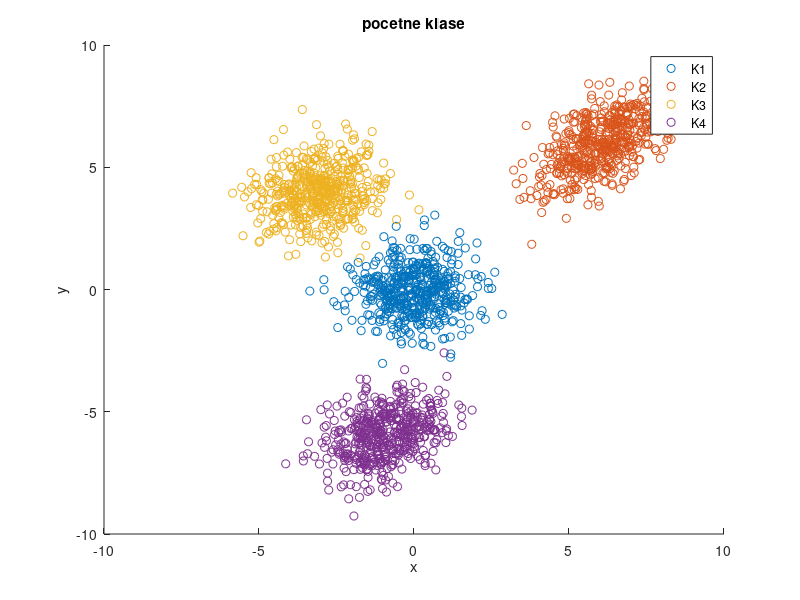

Write the MATLAB code that produced this figure. (Note: this script raises an error after producing the figure.)
clear;
close all;
clc;

%% generisanje klasa

N = 500;

M1 = [0; 0];
S1 = [1, 0; 0, 1];
M2 = [6; 6];
S2 = [1.2, 0.7; 0.7, 1.2];
M3 = [-3; 4];
S3 = [1, 0.2; 0.2, 1];
M4 = [-1; -6];
S4 = [1, 0.3; 0.3, 1];

X1 = mvnrnd(M1, S1, N)';
X2 = mvnrnd(M2, S2, N)';
X3 = mvnrnd(M3, S3, N)';
X4 = mvnrnd(M4, S4, N)';

figure();
hold all;
scatter(X1(1, :), X1(2, :));
scatter(X2(1, :), X2(2, :));
scatter(X3(1, :), X3(2, :));
scatter(X4(1, :), X4(2, :));
legend("K1", "K2", "K3", "K4");
xlabel("x");
ylabel("y");
title("pocetne klase");

%% c-mean klasterizacija
X = [X1, X2, X3, X4];
br_iteracija = 10;
trajanja = zeros(1, br_iteracija);

for k = 1:br_iteracija
    [klasteri, trajanja(k)] = c_mean(X, 4);
end

figure();
plot(trajanja);
ylabel("potreban broj iteracija");
title("oetljivost na pocetnu klasterizaciju c-mean metode");
sr_trajanje_c_mean = mean(trajanja)

K1 = X(:, klasteri == 1);
K2 = X(:, klasteri == 2);
K3 = X(:, klasteri == 3);
K4 = X(:, klasteri == 4);
figure();
hold all;
scatter(K1(1, :), K1(2, :));
scatter(K2(1, :), K2(2, :));
scatter(K3(1, :), K3(2, :));
scatter(K4(1, :), K4(2, :));
legend("K1", "K2", "K3", "K4");
xlabel("x");
ylabel("y");
title("rezultat c-mean klasterizacije");

%% nepoznat broj klastera
max_broj_klastera = 6;
J = zeros(1, max_broj_klastera);

for i = 1:max_broj_klastera
    [klasteri, ~] = c_mean(X, i);
    P_est = zeros(1, i);
    M_est = zeros(2, i);
    S_est = zeros(2, 2, i);
    for j = 1:i
        P_est(j) = size(X(:, klasteri == j), 2)/size(X, 2);
        M_est(:, j) = mean(X(:, klasteri(:) == j), 2);
        S_est(:, :, j) = cov(X(:, klasteri == j)');
    end
    M0 = zeros(2, 1);
    for j = 1:i
        M0 = M0 + P_est(j)*M_est(:, j);
    end
    Sb = zeros(2, 2);
    Sw = zeros(2, 2);
    for j = 1:i
        Sb = Sb + P_est(j)*(M_est(:, j) - M0)*(M_est(:, j) - M0)';
        Sw = Sw + P_est(j)*S_est(:, :, j);
    end
    Sm = Sb + Sw;
    J(i) = trace(Sm^-1*Sw);
end
    
figure();
plot(1:max_broj_klastera, J);
xlabel("broj klastera");
ylabel("J");
title("vrednost J za razlicite brojeve klastera, c-mean");
grid on;

%% metod maksimalne verodostojnosti
X = [X1, X2, X3, X4];
br_iteracija = 10;
trajanja = zeros(1, br_iteracija);

for k = 1:br_iteracija
    [klasteri, trajanja(k)] = maksimalna_verodostojnost(X, 4);
end

figure();
plot(trajanja);
ylabel("potreban broj iteracija");
sr_trajanje_maks_ver = mean(trajanja)
title("osetljivost ml metodom");

K1 = X(:, klasteri == 1);
K2 = X(:, klasteri == 2);
K3 = X(:, klasteri == 3);
K4 = X(:, klasteri == 4);
figure();
hold all;
scatter(K1(1, :), K1(2, :));
scatter(K2(1, :), K2(2, :));
scatter(K3(1, :), K3(2, :));
scatter(K4(1, :), K4(2, :));
legend("K1", "K2", "K3", "K4");
xlabel("x");
ylabel("y");
title("rezultat klasterizacije ml metodom");

%% nepoznat broj klastera
max_broj_klastera = 6;
J = zeros(1, max_broj_klastera);

for i = 1:max_broj_klastera
    [klasteri, ~] = maksimalna_verodostojnost(X, i);
    P_est = zeros(1, i);
    M_est = zeros(2, i);
    S_est = zeros(2, 2, i);
    for j = 1:i
        P_est(j) = size(X(:, klasteri == j), 2)/size(X, 2);
        M_est(:, j) = mean(X(:, klasteri(:) == j), 2);
        S_est(:, :, j) = cov(X(:, klasteri == j)');
    end
    M0 = zeros(2, 1);
    for j = 1:i
        M0 = M0 + P_est(j)*M_est(:, j);
    end
    Sb = zeros(2, 2);
    Sw = zeros(2, 2);
    for j = 1:i
        Sb = Sb + P_est(j)*(M_est(:, j) - M0)*(M_est(:, j) - M0)';
        Sw = Sw + P_est(j)*S_est(:, :, j);
    end
    Sm = Sb + Sw;
    J(i) = trace(Sm^-1*Sw);
end
    
figure();
plot(1:max_broj_klastera, J);
xlabel("broj klastera");
ylabel("J");
title("vrednost J za razlicite brojeve klastera, ml metoda");
grid on;

%% klasterizacija nelinearno separabilnih odbiraka metodom maksimalne verodostojnosti
N = 500;

phi1 = 2*pi*rand(1, N);
phi1 = phi1.^2;
rho1 = rand(1, N);
X = zeros(2, N);
X(1, :) = rho1.*cos(phi1);
X(2, :) = rho1.*sin(phi1);

pom = rand(1, N);
phi2 = 2*pi*rand(1, N);
rho2 = rand(1, N) + 2.5;
Y = zeros(2, N);
Y(1, :) = rho2.*cos(phi2);
Y(2, :) = rho2.*sin(phi2);

figure();
hold all;
scatter(X(1, :), X(2, :));
scatter(Y(1, :), Y(2, :));
legend("K1", "K2");
xlabel("x");
ylabel("y");
title("pocetne nelinearno separabilne klase");

podaci = [X, Y];

br_iteracija = 10;
trajanja = zeros(1, br_iteracija);
for k = 1:br_iteracija
    [klasteri, trajanja(k)] = maksimalna_verodostojnost(podaci, 2);
end

figure();
plot(trajanja);
ylabel("potreban broj iteracija");
sr_trajanje_maks_ver_nelinearno_separabilne = mean(trajanja)
title("osetljivost, ml metoda, nelinearno sep klase");

K1 = podaci(:, klasteri == 1);
K2 = podaci(:, klasteri == 2);
figure();
hold all;
scatter(K1(1, :), K1(2, :));
scatter(K2(1, :), K2(2, :));
legend("K1", "K2");
xlabel("x");
ylabel("y");
title("klasterizacija nelinearno separabilnih odbiraka ml metodom");

%% nepoznat broj klastera
max_broj_klastera = 3;
J = zeros(1, max_broj_klastera);

for i = 1:max_broj_klastera
    [klasteri, ~] = maksimalna_verodostojnost(podaci, i);
    P_est = zeros(1, i);
    M_est = zeros(2, i);
    S_est = zeros(2, 2, i);
    for j = 1:i
        P_est(j) = size(podaci(:, klasteri == j), 2)/size(podaci, 2);
        M_est(:, j) = mean(podaci(:, klasteri(:) == j), 2);
        S_est(:, :, j) = cov(podaci(:, klasteri == j)');
    end
    M0 = zeros(2, 1);
    for j = 1:i
        M0 = M0 + P_est(j)*M_est(:, j);
    end
    Sb = zeros(2, 2);
    Sw = zeros(2, 2);
    for j = 1:i
        Sb = Sb + P_est(j)*(M_est(:, j) - M0)*(M_est(:, j) - M0)';
        Sw = Sw + P_est(j)*S_est(:, :, j);
    end
    Sm = Sb + Sw;
    J(i) = trace(Sm^-1*Sw);
end
    
figure();
plot(1:max_broj_klastera, J);
xlabel("broj klastera");
ylabel("J");
title("vrednost J za razlicite brojeve klastera, ml metoda, nelinearno sep klase");
grid on;